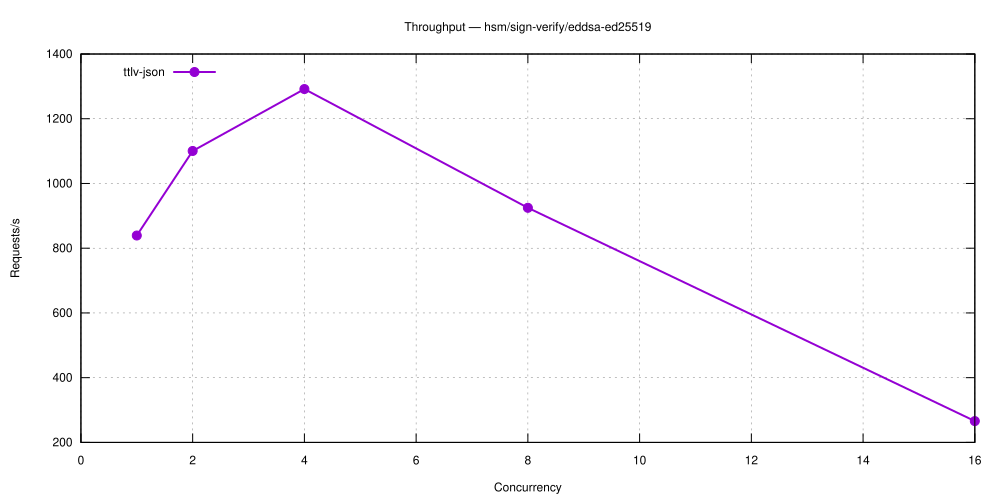

Write the gnuplot code that produced this figure.
set terminal svg size 1000,500 enhanced font 'Helvetica,12'
set output 'hsm_sign-verify_eddsa-ed25519.svg'
set title 'Throughput — hsm/sign-verify/eddsa-ed25519'
set grid
set xlabel 'Concurrency'
set ylabel 'Requests/s'
set key top left
plot 'hsm_sign-verify_eddsa-ed25519-5.27.1-ttlv-json.dat' using 1:2 with linespoints lw 2 pt 7 title 'ttlv-json'
